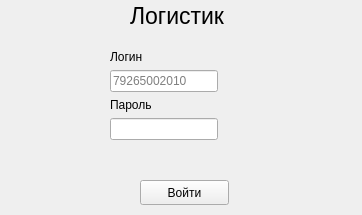
<?xml version="1.0" encoding="UTF-8"?>
<ui version="4.0">
 <class>Login</class>
 <widget class="QWidget" name="Login">
  <property name="geometry">
   <rect>
    <x>0</x>
    <y>0</y>
    <width>362</width>
    <height>215</height>
   </rect>
  </property>
  <property name="windowTitle">
   <string>Вход в программу</string>
  </property>
  <widget class="QPushButton" name="pushButton_login">
   <property name="geometry">
    <rect>
     <x>140</x>
     <y>180</y>
     <width>89</width>
     <height>25</height>
    </rect>
   </property>
   <property name="text">
    <string>Войти</string>
   </property>
  </widget>
  <widget class="QLabel" name="label_main_input">
   <property name="geometry">
    <rect>
     <x>130</x>
     <y>0</y>
     <width>131</width>
     <height>31</height>
    </rect>
   </property>
   <property name="font">
    <font>
     <pointsize>17</pointsize>
    </font>
   </property>
   <property name="text">
    <string>Логистик</string>
   </property>
  </widget>
  <widget class="QWidget" name="formLayoutWidget">
   <property name="geometry">
    <rect>
     <x>110</x>
     <y>50</y>
     <width>241</width>
     <height>104</height>
    </rect>
   </property>
   <layout class="QFormLayout" name="formLayout">
    <item row="2" column="0">
     <widget class="QLabel" name="label_password">
      <property name="text">
       <string>Пароль</string>
      </property>
     </widget>
    </item>
    <item row="3" column="1">
     <widget class="QLabel" name="label_bad_password">
      <property name="text">
       <string/>
      </property>
     </widget>
    </item>
    <item row="3" column="0">
     <widget class="QLineEdit" name="lineEdit_password"/>
    </item>
    <item row="1" column="0">
     <widget class="QLineEdit" name="lineEdit_login">
      <property name="placeholderText">
       <string>79265002010</string>
      </property>
     </widget>
    </item>
    <item row="0" column="0">
     <widget class="QLabel" name="label_login">
      <property name="text">
       <string>Логин</string>
      </property>
     </widget>
    </item>
    <item row="1" column="1">
     <widget class="QLabel" name="label_user_not_found">
      <property name="text">
       <string/>
      </property>
     </widget>
    </item>
   </layout>
  </widget>
 </widget>
 <tabstops>
  <tabstop>lineEdit_login</tabstop>
  <tabstop>lineEdit_password</tabstop>
  <tabstop>pushButton_login</tabstop>
 </tabstops>
 <resources/>
 <connections>
  <connection>
   <sender>pushButton_login</sender>
   <signal>clicked()</signal>
   <receiver>Login</receiver>
   <slot>close()</slot>
   <hints>
    <hint type="sourcelabel">
     <x>194</x>
     <y>202</y>
    </hint>
    <hint type="destinationlabel">
     <x>199</x>
     <y>149</y>
    </hint>
   </hints>
  </connection>
 </connections>
</ui>
